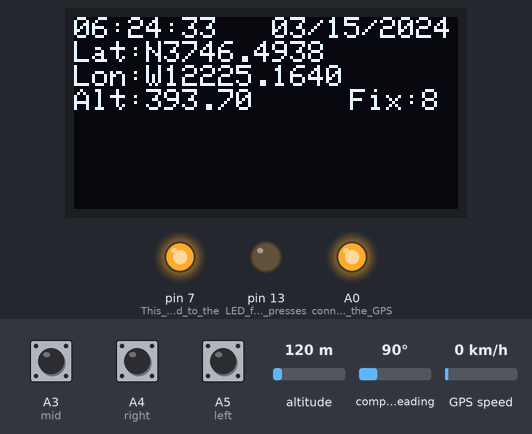
This sketch was run on a simulated Arduino Uno, built with avr-gcc and run on an emulated ATmega328P. Shown: 128×64 one-colour display, output pins drawn as LEDs (lit = HIGH). Dashed ring = blinking. The inputs (shaded band) are chosen by the test bench; at power-on: A5 (left) HIGH, A4 (right) HIGH, A3 (mid) HIGH, altitude 120 m, compass heading 90°, GPS speed 0 km/h. The GPS gets a fix after 3 s at 37.7749, -122.4194 with 8 satellites.

Above: at 3.2 s.
3.3 s: A5 (left) pulled LOW for 0.15 s
At 4.9 s:
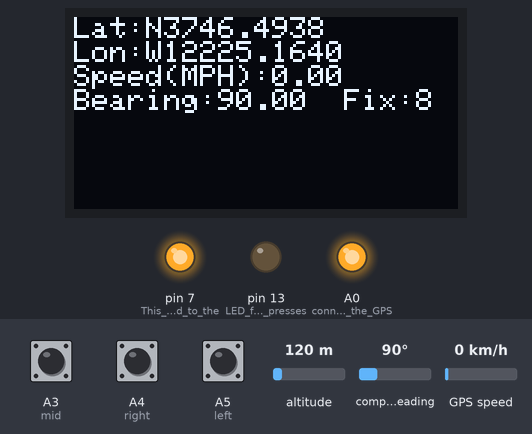
5.3 s: A4 (right) pulled LOW for 0.15 s
At 5.7 s:
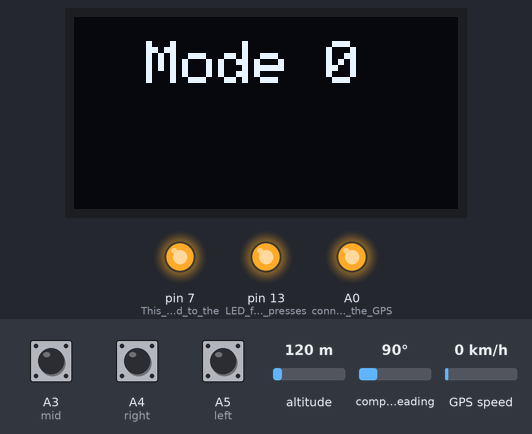
8.8 s: A5 (left) pulled LOW for 3.2 s
At 13.3 s:
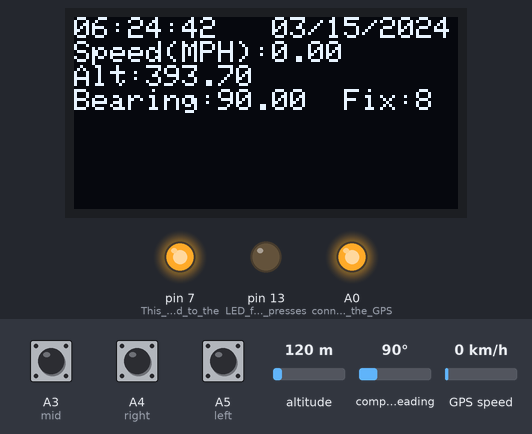
13.5 s: A5 (left) pulled LOW for 1 s
At 15.0 s:
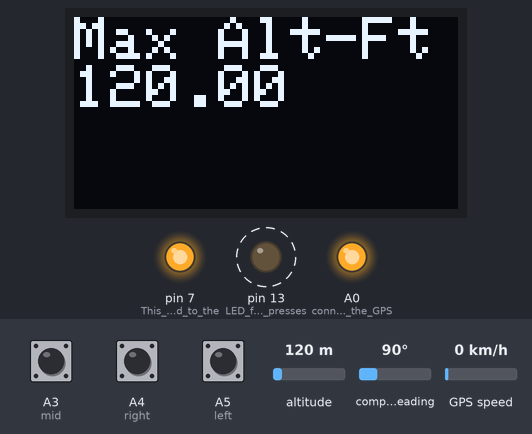
16.0 s: A4 (right) pulled LOW for 1 s
At 16.4 s:
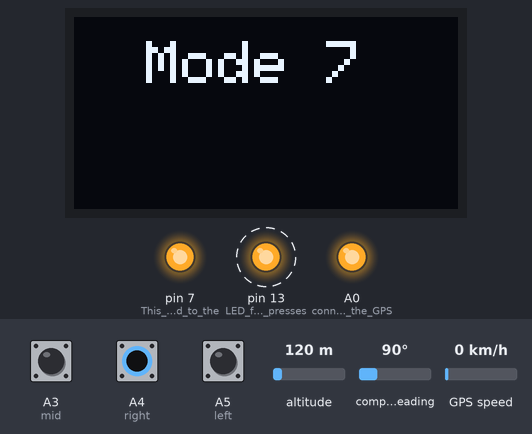
18.5 s: A5 (left) pulled LOW for 3.2 s
At 20.8 s:
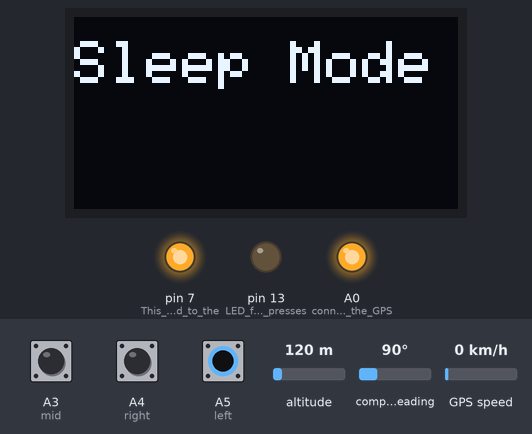
Timing chart, 0 to 22.3 s (numbered marks = the images above; inputs shaded):
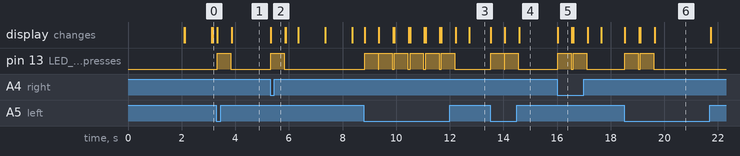

The sketch:

GPS_1306.ino
```cpp
// Code for Adafruit GPS modules using MTK3329/MTK3339 driver
//
// This code shows how to listen to the GPS module in an interrupt
// which allows the program to have more 'freedom' - just parse
// when a new NMEA sentence is available! Then access data when
// desired.
//
// Tested and works great with the Adafruit Ultimate GPS module
// using MTK33x9 chipset
//    ------> http://www.adafruit.com/products/746
// Pick one up today at the Adafruit electronics shop
// and help support open source hardware & software! -ada
//
// Also pick up an OLED Display at the Adafruit sore!
//    ------> http://www.adafruit.com/products/661
// Sketch by Jeremy Saglimbeni - 07/14/12
//    ------> http://thecustomgeek.com/2012/07/15/really-smalls-gps/
#define OLED_DC 4
#define OLED_CS 2
#define OLED_CLK 5
#define OLED_MOSI 6 // or "data" on the SSD1306
#define OLED_RESET 3
#include <Wire.h>
#include <Adafruit_GFX.h>
#include <Adafruit_SSD1306.h>
Adafruit_SSD1306 display(OLED_MOSI, OLED_CLK, OLED_DC, OLED_RESET, OLED_CS);
#define LOGO16_GLCD_HEIGHT 16
#define LOGO16_GLCD_WIDTH  16
#include <Adafruit_GPS.h>
#include <SoftwareSerial.h>
SoftwareSerial mySerial(8, 9); // soft serial on pins 8 & 9
#define GPSECHO  true
Adafruit_GPS GPS(&mySerial);
boolean usingInterrupt = false;
int mode = 0; // used to select what screen we draw
int left = A5; // left or top button
int mid = A3; // middle button
int right = A4; // right or bottom button
int power = 0; // power flag
int tzhour; // time zone adjusted hour
int tzday; // time zone adjusted day
int fixflag = 0; // if the GPS has a fix or not
int timezone = 5; // enter the time zone! (EST = 5);
int dst = 1; // Is it daylight savings time? 0 for no, 1 for yes.
float maxspeed;
float maxalt;

void setup() {
  if (dst == 1) {
    timezone--;
  }
  pinMode(13, OUTPUT); // LED for button presses
  pinMode(A0, OUTPUT); // connected to the GPS "enabled" pin
  digitalWrite(A0, HIGH); // pull it high! Low is sleep
  pinMode(7, OUTPUT); // This is connected to the VIN of the OLED screen
  digitalWrite(7, HIGH); // turn the screen on!
  pinMode(left, INPUT);
  pinMode(mid, INPUT);
  pinMode(right, INPUT);
  digitalWrite(left, HIGH);
  digitalWrite(mid, HIGH);
  digitalWrite(right, HIGH);
  display.begin(SSD1306_SWITCHCAPVCC);
  display.clearDisplay();
  display.setTextSize(1);
  display.setTextColor(WHITE);
  display.setCursor(0,0);
  display.println("  Where am I anyway?");
  display.println(" ");
  display.println("  Jeremy Saglimbeni");
  display.print("  thecustomgeek.com");
  display.display();
  delay(1000);
  display.clearDisplay();
  GPS.begin(9600);
  GPS.sendCommand(PMTK_SET_NMEA_OUTPUT_RMCGGA);
  GPS.sendCommand(PMTK_SET_NMEA_UPDATE_1HZ);   // 1 Hz update rate
  useInterrupt(true);
  delay(1000);
}

SIGNAL(TIMER0_COMPA_vect) {
  char c = GPS.read();
  if (GPSECHO)
    if (c) UDR0 = c;
}

void useInterrupt(boolean v) {
  if (v) {
    OCR0A = 0xAF;
    TIMSK0 |= _BV(OCIE0A);
    usingInterrupt = true;
  }
  else {
    TIMSK0 &= ~_BV(OCIE0A);
    usingInterrupt = false;
  }
}

uint32_t timer = millis();

void loop() {
  if (digitalRead(mid) == LOW) {
    if (mode == 7) {
      maxspeed = GPS.speed * 1.150779;
    }
    if (mode == 8) {
      maxalt = GPS.altitude;
    }
    if (mode == 9) {
      power++;
      if (power == 2) {
        power = 0;
      }
      if (power == 0) {
        digitalWrite(A0, HIGH);
        digitalWrite(7, HIGH);
        digitalWrite(13, HIGH);
        display.begin(SSD1306_SWITCHCAPVCC);
        display.clearDisplay();
        display.setTextSize(2);
        display.setCursor(0, 8);
        display.setTextColor(WHITE);
        display.print("I'm Awake!");
        display.display();
        delay(1500);
        digitalWrite(13, LOW);
        display.clearDisplay();
        mode = 0;
      }
      if (power == 1) {
        display.clearDisplay();
        display.setTextSize(2);
        display.setCursor(0, 8);
        display.setTextColor(WHITE);
        display.print("Goodnight!");
        display.display();
        delay(1500);
        digitalWrite(A0, LOW);
        digitalWrite(7, LOW);
      }
      delay(250);
    }
  }

  if (digitalRead(left) == LOW) {
    if (mode == 9) {
      return;
    }
    mode++;
    if (mode == 9) {
      display.clearDisplay();
      display.setTextSize(2);
      display.setTextColor(WHITE);
      display.setCursor(0,8);
      display.print("Sleep Mode");
      display.display();
      delay(1000);
      return;
    }
    display.clearDisplay();
    display.setTextSize(2);
    display.setTextColor(WHITE);
    display.setCursor(0,8);
    display.print("  Mode ");
    display.print(mode);
    display.display();
    digitalWrite(13, HIGH);
    delay(500);
    digitalWrite(13, LOW);
    display.clearDisplay();
  }
  if (digitalRead(right) == LOW) {
    if (power == 1) {
      return;
    }
    if (mode == 0) {
      return;
    }
    mode--;
    display.clearDisplay();
    display.setTextSize(2);
    display.setTextColor(WHITE);
    display.setCursor(0,8);
    display.print("  Mode ");
    display.print(mode);
    display.display();
    digitalWrite(13, HIGH);
    delay(500);
    digitalWrite(13, LOW);
    display.clearDisplay();
  }

  if (! usingInterrupt) {
    char c = GPS.read();
    if (GPSECHO)
      if (c) UDR0 = c;
  }

  if (GPS.newNMEAreceived()) {

    if (!GPS.parse(GPS.lastNMEA()))
      return;
  }

  if (timer > millis())  timer = millis();
  if ((GPS.speed * 1.150779) > maxspeed) {
    maxspeed = GPS.speed * 1.150779;
  }
  if (GPS.altitude > maxalt) {
    maxalt = GPS.altitude;
  }

  if (millis() - timer > 500) {
    timer = millis(); // reset the timer

    if (mode == 0) {
      display.fillRect(0, 0, 127, 8, BLACK);
      display.setCursor(0, 0);
      display.setTextSize(1);
      if (GPS.hour >= 0 && GPS.hour < timezone) {
        tzhour = GPS.hour + 20;
      }
      else {
        tzhour = GPS.hour - timezone;
      }
      if (tzhour < 10) {
        display.print("0");
      }
      display.print(tzhour, DEC);
      display.print(':');
      if (GPS.minute < 10) {
        display.print("0");
      }
      display.print(GPS.minute, DEC);
      display.print(':');
      if (GPS.seconds < 10) {
        display.print("0");
      }
      display.print(GPS.seconds, DEC);

      display.print("   ");
      if (GPS.month < 10) {
        display.print("0");
      }
      display.print(GPS.month, DEC);
      display.print("/");
      if (tzhour >= 20) {
        tzday = GPS.day - 1;
      }
      else {
        tzday = GPS.day;
      }
      if (tzday < 10) {
        display.print("0");
      }
      display.print(tzday, DEC);
      display.print("/");
      display.print("20");
      display.print(GPS.year, DEC);
      display.display();

      if (GPS.fix == 0) {
        display.fillRect(0, 16, 127, 16, BLACK);
        display.setTextSize(1);
        display.setCursor(0, 16);
        display.print("Acquiring Satellites!");
      }
      if (GPS.fix) {
        fixflag = 1;
        display.fillRect(0, 8, 128, 24, BLACK);
        display.setCursor(0, 8);
        display.print("Lat:");
        display.print(GPS.lat);
        display.print(GPS.latitude, 4);
        display.setCursor(0, 16);
        display.print("Lon:");
        display.print(GPS.lon);
        display.print(GPS.longitude, 4);
        display.setCursor(0, 24);
        display.print("Alt:");
        display.print(GPS.altitude * 3.28084);
        display.setCursor(92, 24);
        if (GPS.fix == 1) {
          display.print("Fix:");
          display.print(GPS.satellites);
        }
        if (GPS.fix == 0) {
          display.setTextColor(BLACK, WHITE);
          display.print("NO FIX");
          display.setTextColor(WHITE);
        }
      }
      display.display();
    }

    if (mode == 1) {
      display.clearDisplay();
      display.setCursor(0, 0);
      display.setTextSize(1);
      if (GPS.fix) {
        display.setTextSize(1);
        display.setCursor(0, 0);
        display.print("Lat:");
        display.print(GPS.lat);
        display.print(GPS.latitude, 4);
        display.setCursor(0, 8);
        display.print("Lon:");
        display.print(GPS.lon);
        display.print(GPS.longitude, 4);
        display.setCursor(0, 16);
        display.print("Speed(MPH):");
        display.print(GPS.speed * 1.150779); //*converts to MPH
        display.setCursor(0, 24);
        display.print("Bearing:");
        display.print(GPS.angle);
        display.setCursor(90, 24);
        display.print("Fix:");
        display.print(GPS.satellites);
      }
      display.display();
    }

  if (mode == 3) {
    display.clearDisplay();
    display.setTextSize(4);
    display.setTextColor(WHITE);
    display.setCursor(0,0);
    if (GPS.hour >= 0 && GPS.hour < timezone) {
      tzhour = GPS.hour + 20;
    }
    else {
      tzhour = GPS.hour - timezone;
    }
    if (tzhour < 10) {
      display.print("0");
    }
    display.print(tzhour, DEC);
    display.print(':');
    if (GPS.minute < 10) {
      display.print("0");
    }
    display.print(GPS.minute, DEC);
    display.display();
  }
  if (mode == 2) {
    display.clearDisplay();
    display.setTextSize(2);
    display.setTextColor(WHITE);
    display.setCursor(0,0);
    if (GPS.hour >= 0 && GPS.hour < timezone) {
      tzhour = GPS.hour + 20;
    }
    else {
      tzhour = GPS.hour - timezone;
    }
    if (tzhour < 10) {
      display.print("0");
    }
    display.print(tzhour, DEC);
    display.print(':');
    if (GPS.minute < 10) {
      display.print("0");
    }
    display.print(GPS.minute, DEC);
    display.print(":");
    if (GPS.seconds < 10) {
      display.print("0");
    }
    display.print(GPS.seconds, DEC);
    display.setCursor(0, 16);
    if (GPS.month < 10) {
      display.print("0");
    }
    display.print(GPS.month, DEC);
    display.print("/");
   if (tzhour >= 20) {
        tzday = GPS.day - 1;
      }
      else {
        tzday = GPS.day;
      }
      if (tzday < 10) {
        display.print("0");
      }
      display.print(tzday, DEC);
    display.print("/");
    display.print("20");
    display.print(GPS.year, DEC);
    display.display();
  }

  if (mode == 4) {
    display.clearDisplay();
    display.setTextSize(2);
    display.setTextColor(WHITE);
    display.setCursor(0,0);
    display.print(GPS.speed * 1.150779);
    display.print(" MPH");
    display.setCursor(0, 16);
    display.print(GPS.angle);
    display.print(" DEG");
    display.display();
  }
  if (mode == 9) {
    display.clearDisplay();
    display.setTextSize(2);
    display.setTextColor(WHITE);
    display.setCursor(0,0);
    display.print("Power Down");
    display.setCursor(0, 16);
    display.print(" Really?");
    display.display();
  }
  if (mode == 5) {
    display.clearDisplay();
    display.setTextSize(2);
    display.setTextColor(WHITE);
    display.setCursor(0,0);
    display.print(GPS.speed * 1.150779);
    display.print(" MPH");
    display.setCursor(0, 16);
    display.print(GPS.altitude * 3.28084);
    display.print("Ft");
    display.display();
  }

    if (mode == 7) {
    display.clearDisplay();
    display.setTextSize(2);
    display.setTextColor(WHITE);
    display.setCursor(0,0);
    display.print("Max Speed");
    display.setCursor(0, 16);
    display.print(maxspeed);
    display.print("MPH");
    display.display();
  }
  if (mode == 8) {
    display.clearDisplay();
    display.setTextSize(2);
    display.setTextColor(WHITE);
    display.setCursor(0,0);
    display.print("Max Alt-Ft");
    display.setCursor(0, 16);
    display.print(maxalt);
    display.display();
  }
  if (mode == 6) {
      display.clearDisplay();
      display.setCursor(0, 0);
      display.setTextSize(1);
        display.setTextSize(1);
        display.setCursor(0, 0);
        if (GPS.hour >= 0 && GPS.hour < timezone) {
        tzhour = GPS.hour + 20;
      }
      else {
        tzhour = GPS.hour - timezone;
      }
      if (tzhour < 10) {
        display.print("0");
      }
      display.print(tzhour, DEC);
      display.print(':');
      if (GPS.minute < 10) {
        display.print("0");
      }
      display.print(GPS.minute, DEC);
      display.print(':');
      if (GPS.seconds < 10) {
        display.print("0");
      }
      display.print(GPS.seconds, DEC);

      display.print("   ");
      if (GPS.month < 10) {
        display.print("0");
      }
      display.print(GPS.month, DEC);
      display.print("/");
      if (tzhour >= 20) {
        tzday = GPS.day - 1;
      }
      else {
        tzday = GPS.day;
      }
      if (tzday < 10) {
        display.print("0");
      }
      display.print(tzday, DEC);
      display.print("/");
      display.print("20");
      display.print(GPS.year, DEC);
        display.setCursor(0, 8);
        display.print("Speed(MPH):");
        display.print(GPS.speed * 1.150779); //*converts to MPH
        display.setCursor(0, 16);
        display.print("Alt:");
        display.print(GPS.altitude * 3.28084);
        display.setCursor(0, 24);
        display.print("Bearing:");
        display.print(GPS.angle);
        display.setCursor(90, 24);
        display.print("Fix:");
        display.print(GPS.satellites);
  }
  /*
      else {
        display.fillRect(0, 16, 127, 16, BLACK);
        display.setTextSize(1);
        display.setCursor(0, 16);
        display.print("Acquiring Satellites!");
      }
      */
      display.display();
    }
}
```

Measured:
- after the input at 3.3 s, pin 13 (LED_for_button_presses): LOW → HIGH at once, → LOW 0.50 s later; the display: first changes at once (image 1 shows a later state)
- after the input at 5.3 s, pin 13 (LED_for_button_presses): LOW → HIGH at once, → LOW 0.50 s later; the display: changes at once (image 2)
- after the input at 8.8 s, pin 13 (LED_for_button_presses): alternates HIGH for 0.50 s and LOW for 0.08 s, 12 changes in all, then stays LOW, starting at once; the display: first changes at once (image 3 shows a later state)
- after the input at 13.5 s, pin 13 (LED_for_button_presses): alternates HIGH for 0.50 s and LOW for 0.03 s, 4 changes in all, then stays LOW, starting at once; the display: first changes at once (image 4 shows a later state)
- after the input at 16.0 s, pin 13 (LED_for_button_presses): alternates HIGH for 0.50 s and LOW for 0.08 s, 4 changes in all, then stays LOW, starting at once; the display: changes at once (image 5)
- after the input at 18.5 s, pin 13 (LED_for_button_presses): alternates HIGH for 0.50 s and LOW for 0.08 s, 4 changes in all, then stays LOW, starting at once; the display: first changes at once (image 6 shows a later state)
- what the display in image 5 shows lasts 0.6 s, from 16.0 s to 16.6 s
